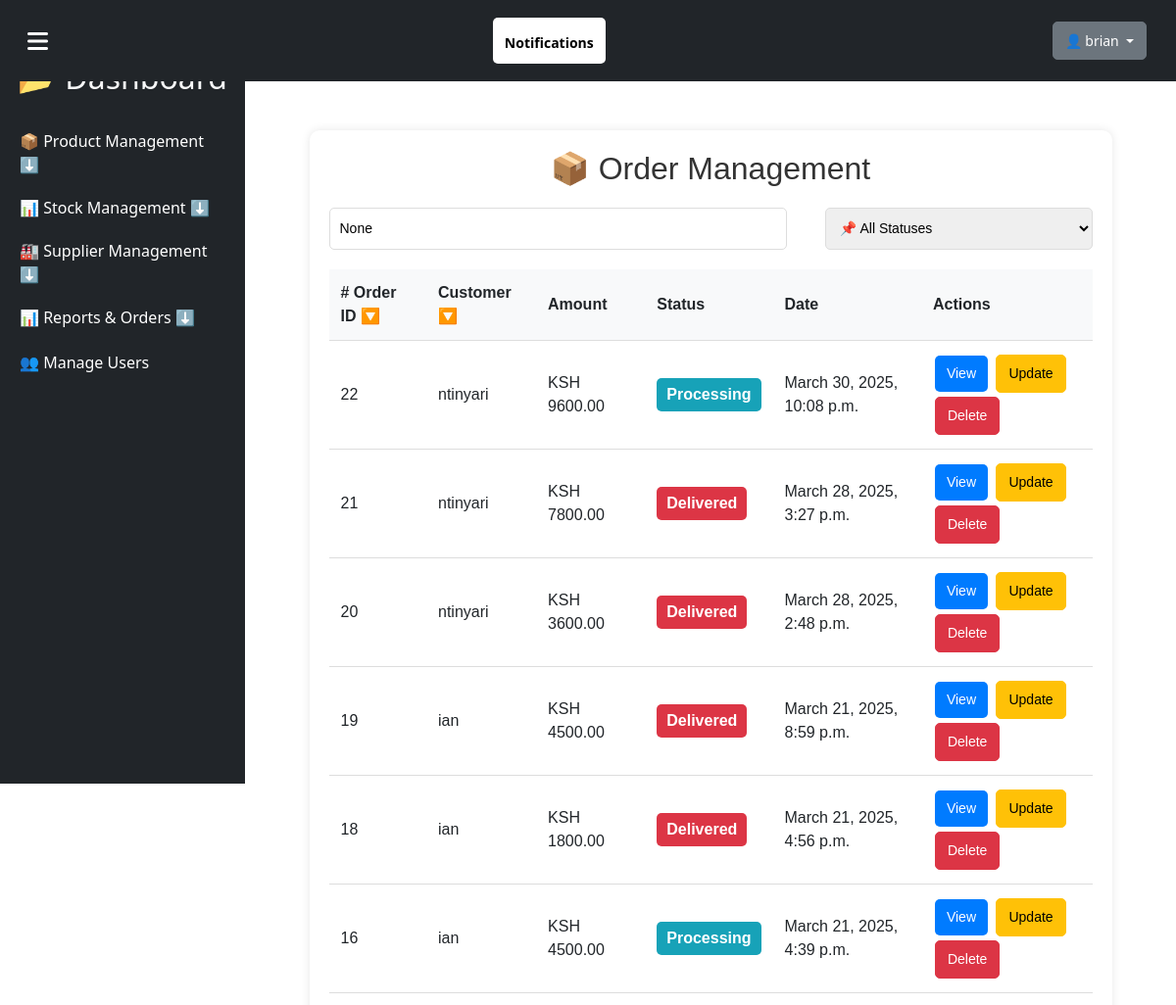
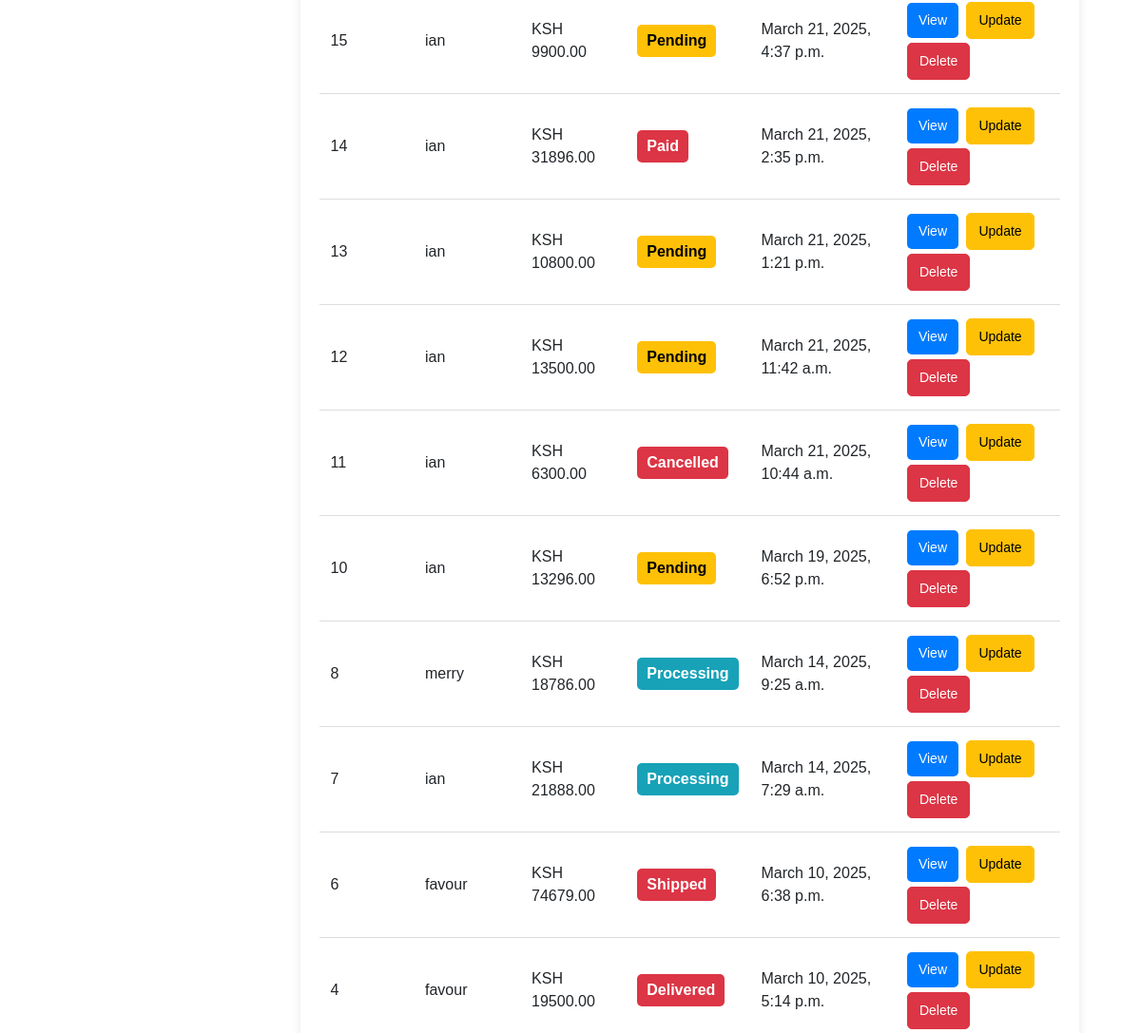
The page /orders/admin/orders/ (signed in, upper part) on the database as committed earlier (2 pictures, top to bottom).
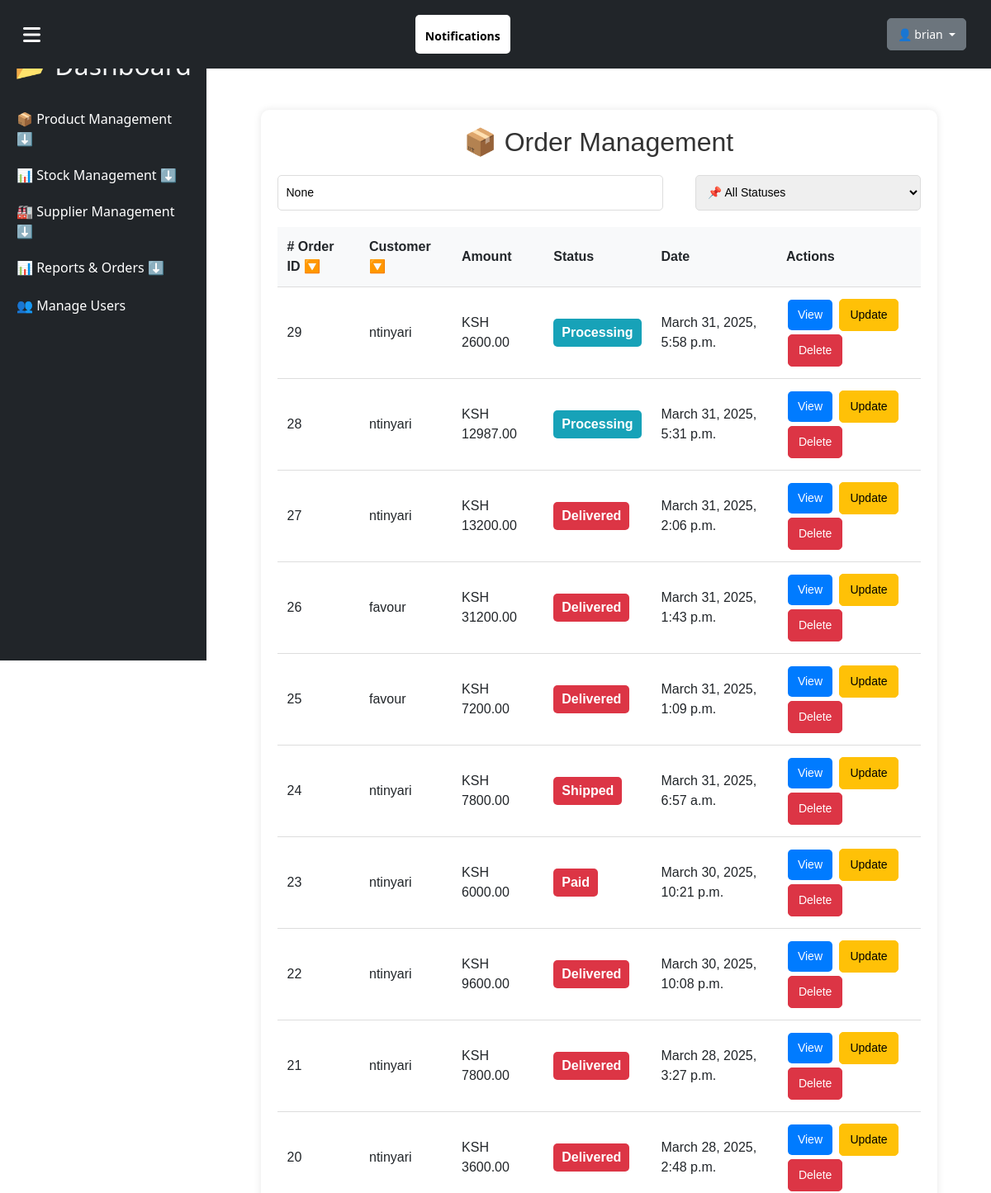
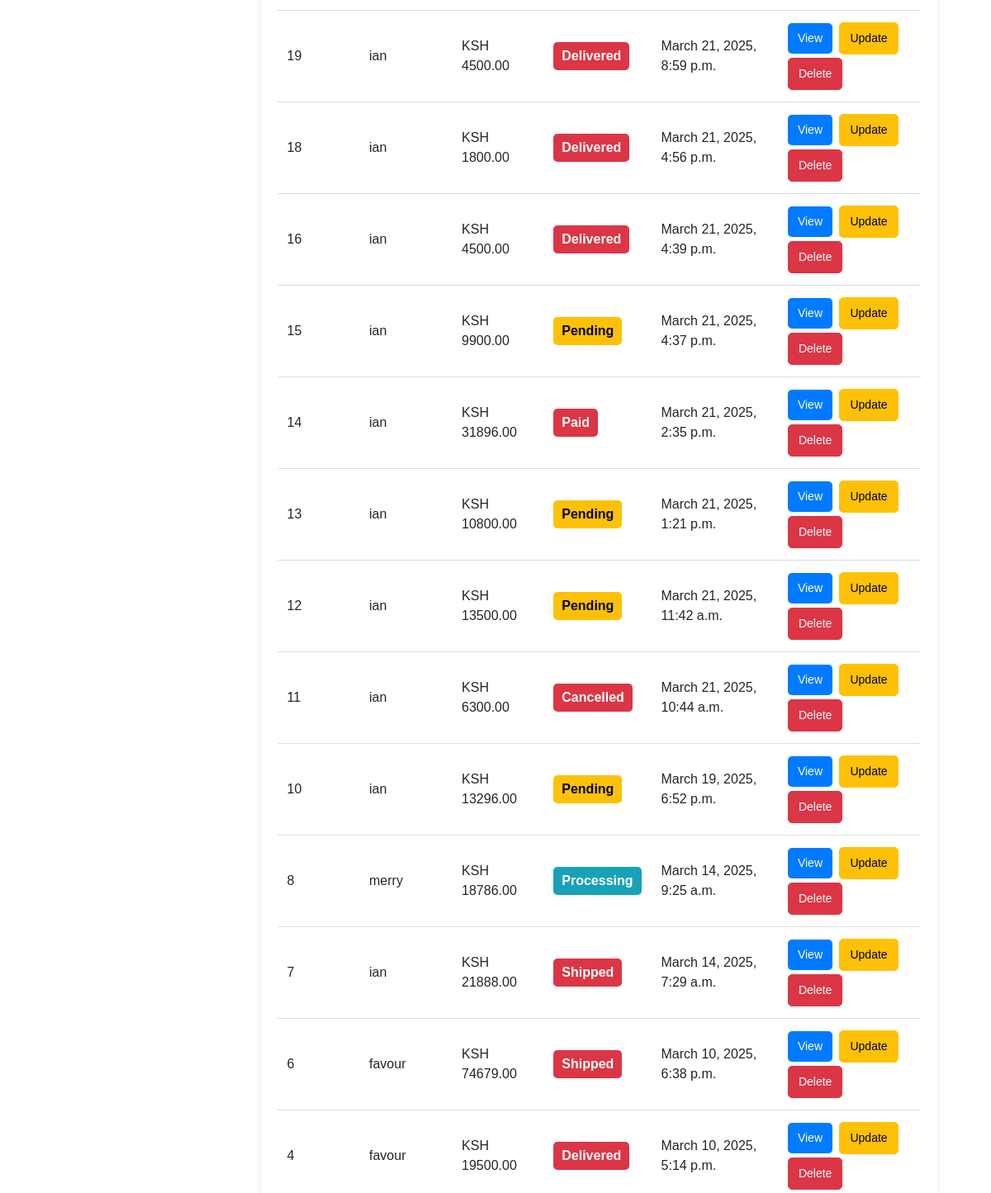
The same page on the database as committed later (2 pictures, top to bottom).
### orders/models.py (models this page shows, shortened)
class Order(models.Model):
    STATUS_CHOICES = [
        ('Pending', 'Pending'),
        ('Processing', 'Processing'),
        ('Shipped', 'Shipped'),
        ('Paid', 'Paid'),
        ('Delivered', 'Delivered'),
        ('Cancelled', 'Cancelled'),
        ('Refunded', 'Refunded'),
    ]
    user = models.ForeignKey(
        settings.AUTH_USER_MODEL, on_delete=models.CASCADE, null=True, blank=True
    )
    cart = models.ForeignKey(
        'Cart', on_delete=models.SET_NULL, null=True, blank=True
    )  # Preserve cart history
    customer_name = models.CharField(max_length=255)
    created_at = models.DateTimeField(auto_now_add=True)
    email = models.EmailField()
    address = models.TextField()
    total_amount = models.DecimalField(max_digits=10, decimal_places=2, default=0.00)
    status = models.CharField(max_length=20, choices=STATUS_CHOICES, default='Pending')
    delivered_at = models.DateTimeField(null=True, blank=True)  # Track delivery date
    payment_status = models.BooleanField(default=False)  # True if payment is received

### users/models.py (models this page shows, shortened)
class CustomUser(AbstractUser):
    ROLE_CHOICES = [
        ('admin', 'Admin'),
        ('customer', 'Customer'),
    ]
    email = models.EmailField(unique=True)
    role = models.CharField(max_length=10, choices=ROLE_CHOICES, default='customer')
    objects = CustomUserManager()  # Attach the custom manager
    USERNAME_FIELD = "username"
    REQUIRED_FIELDS = ["email"]
    class Meta:
        verbose_name = "User"
        verbose_name_plural = "Users"

### orders/views.py (the view)
# urls.py: path('admin/orders/', admin_order_list, name='admin_order_list'),
@staff_member_required
def admin_order_list(request):
    orders = Order.objects.all().order_by('-created_at')
    status_filter = request.GET.get('status')
    if status_filter:
        orders = orders.filter(status=status_filter)
    search_query = request.GET.get('search')
    if search_query:
        orders = orders.filter(id__icontains=search_query) | orders.filter(user__username__icontains=search_query)
    return render(request, 'admin/admin_order_list.html', {'orders': orders, 'status_filter': status_filter, 'search_query': search_query})

### orders/templates/admin/admin_order_list.html (shortened to what this page needs)
{% extends 'base.html' %}
{% block content %}
<div class="order-container">
    <h2>📦 Order Management</h2>
    <div class="order-filters">
        <input type="text" id="search" placeholder="🔍 Search Order ID or Username" value="{{ search_query }}">
        <select id="statusFilter">
            <option value="">📌 All Statuses</option>
        </select>
    </div>
    <table id="orderTable">
        <thead>
            <tr>
                <th onclick="sortTable(0)"># Order ID 🔽</th>
                <th onclick="sortTable(1)">Customer 🔽</th>
                <th>Amount</th>
                <th>Status</th>
                <th>Date</th>
                <th>Actions</th>
            </tr>
        </thead>
        <tbody>
            {% for order in orders %}
            <tr>
                <td>{{ order.id }}</td>
                <td>{{ order.user.username }}</td>
                <td>KSH {{ order.total_amount }}</td>
                <td>
                    <span class="status-badge {% if order.status == 'Completed' %}completed{% elif order.status == 'Pending' %}pending{% elif order.status == 'Processing' %}processing{% else %}refunded{% endif %}">
                        {{ order.status }}
                    </span>
                </td>
                <td>{{ order.created_at }}</td>
                <td>
                    <a href="{% url 'orders:admin_order_detail' order.id %}" class="btn btn-primary">View</a>
                    <a href="{% url 'orders:update_order_status' order.id %}" class="btn btn-warning">Update</a>
                    <a href="{% url 'orders:delete_order' order.id %}" class="btn btn-danger">Delete</a>
                </td>
            </tr>
            {% empty %}
            <tr><td colspan="6">❌ No orders found.</td></tr>
            {% endfor %}
        </tbody>
    </table>
</div>
{% endblock %}

Rows that differ between the two databases and show on the page:
added Order: id "29", user.username "ntinyari", total_amount "2600.00", status "Processing", created_at "March 31, 2025, 5:58 p.m."
added Order: id "28", user.username "ntinyari", total_amount "12987.00", status "Processing", created_at "March 31, 2025, 5:31 p.m."
added Order: id "27", user.username "ntinyari", total_amount "13200.00", status "Delivered", created_at "March 31, 2025, 2:06 p.m."
added Order: id "26", user.username "favour", total_amount "31200.00", status "Delivered", created_at "March 31, 2025, 1:43 p.m."
added Order: id "25", user.username "favour", total_amount "7200.00", status "Delivered", created_at "March 31, 2025, 1:09 p.m."
added Order: id "24", user.username "ntinyari", total_amount "7800.00", status "Shipped", created_at "March 31, 2025, 6:57 a.m."
added Order: id "23", user.username "ntinyari", total_amount "6000.00", status "Paid", created_at "March 30, 2025, 10:21 p.m."
changed Order "March 30, 2025, 10:08 p.m.": status "Processing" → "Delivered"
changed Order "March 21, 2025, 4:39 p.m.": status "Processing" → "Delivered"
changed Order "March 14, 2025, 7:29 a.m.": status "Processing" → "Shipped"
